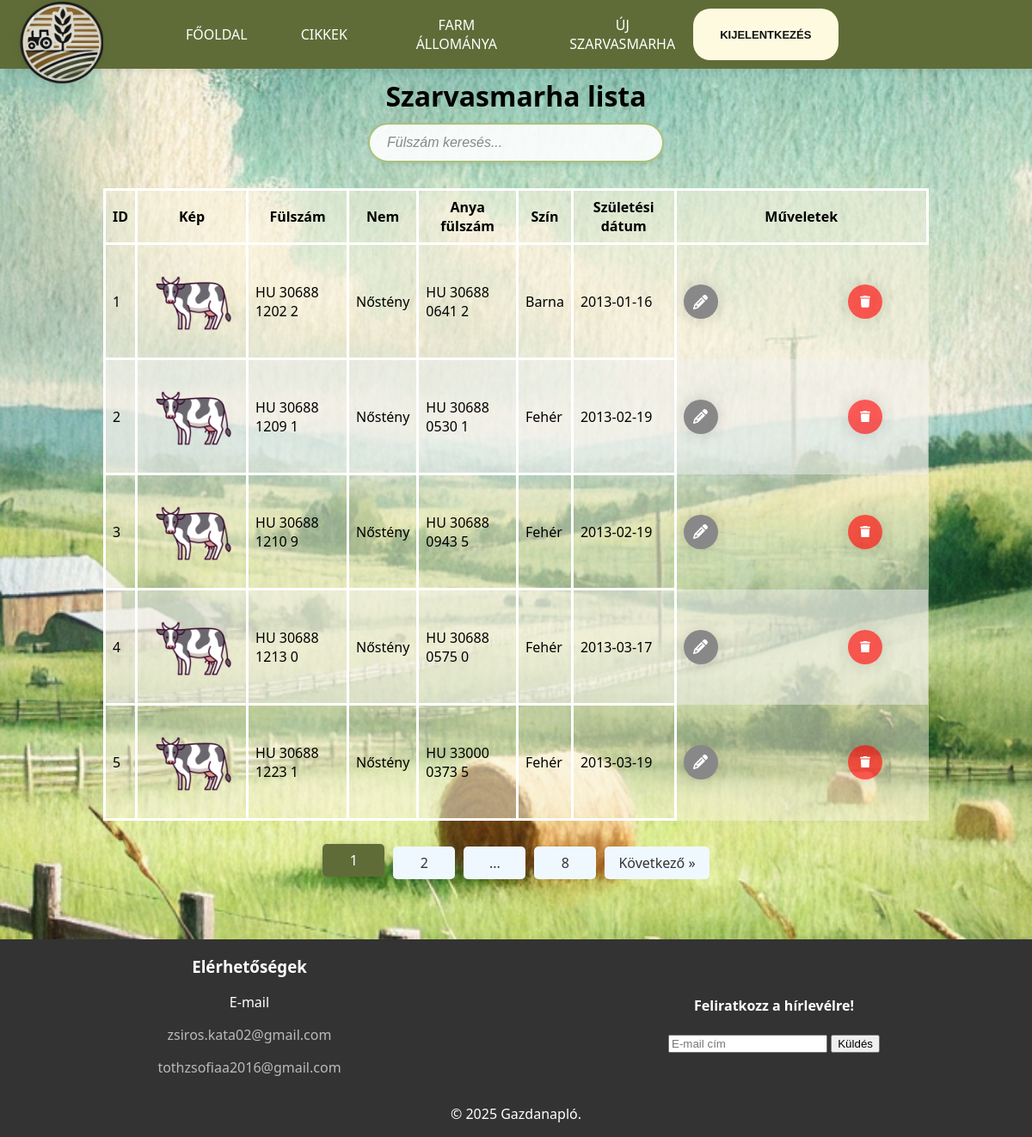
Page /admin/farm_states.php (signed in) on the committed database.
### tables this page shows
CREATE TABLE `cows` (
  `id` int(11) NOT NULL,
  `ear_tag` varchar(255) DEFAULT NULL,
  `gender` tinyint(1) DEFAULT NULL,
  `color_id` int(11) DEFAULT NULL,
  `birthdate` date DEFAULT NULL,
  `death_date` date DEFAULT NULL,
  `mother_ear_tag` varchar(255) DEFAULT NULL,
  `father_ear_tag` varchar(255) DEFAULT NULL,
  `picture` varchar(255) DEFAULT NULL
);

### admin/farm_states.php (the view, shortened to what this page needs)
<?php
require '../connect.php';
$records_per_page = 5;
$page = isset($_GET['page']) && is_numeric($_GET['page']) ? (int)$_GET['page'] : 1;
$offset = ($page - 1) * $records_per_page;
$total_records_query = "SELECT COUNT(*) AS total FROM cows";
$total_result = $dbconn->query($total_records_query);
$total_records = $total_result->fetch_assoc()['total'];
$total_pages = ceil($total_records / $records_per_page);
$sql = "SELECT
            cows.id AS cow_id,
            cows.ear_tag,
            cows.gender,
            cows.mother_ear_tag,
            colors.colors AS color,
            cows.birthdate,
            cows.picture
        FROM cows
        LEFT JOIN colors ON cows.color_id = colors.id
        ORDER BY cows.id
        LIMIT $records_per_page OFFSET $offset";
$result = $dbconn->query($sql);
?>
<!DOCTYPE html>
<html lang="hu">
 <?php
    $custom_css = ["../css/pages/farmSate.css", "../css/delete.css", "../css/table.css"];
    include '../main/head.php';
?>
<body>
    <?php include '../main/nav.php'; ?>
    <main>
        <h1>Szarvasmarha lista</h1>
        <input type="text" id="myInput" onkeyup="myFunction()" placeholder="Fülszám keresés..." title="Fülszám keresés">
        <?php
        if ($result->num_rows > 0) {
            echo "<table id='cowTable'>
                    <thead>
                        <tr>
                            <th>ID</th>
                            <th>Kép</th>
                            <th>Fülszám</th>
                            <th>Nem</th>
                            <th>Anya fülszám</th>
                            <th>Szín</th>
                            <th>Születési dátum</th>
                            <th colspan='2'>Műveletek</th>
                        </tr>
                    </thead>
                    <tbody>";
            while ($row = $result->fetch_assoc()) {
                $color = $row['color'] ?? 'N/A';
                if ($row['gender'] == 1) {
                    $gender = "Hím";
                } else {
                    $gender = "Nőstény";
                }
                $picture = !empty($row['picture']) ? htmlspecialchars($row['picture']) : '../cowPicture/nopicture.jpg';
                echo "<tr>
                        <td>" . htmlspecialchars($row['cow_id']) . "</td>
                        <td><img src='" . $picture . "' alt='Tehén Kép'></td>
                        <td>" . htmlspecialchars($row['ear_tag']) . "</td>
                        <td>" . htmlspecialchars($gender) . "</td>
                        <td>" . htmlspecialchars($row['mother_ear_tag']) . "</td>
                        <td class='color'>" . htmlspecialchars($color) . "</td>
                        <td>" . htmlspecialchars($row['birthdate']) . "</td>
                        <td class='btn-update borderRight'>
                            <a href='edit_cow.php?id=" . urlencode($row['cow_id']) . "'>
                                <button class='edit-button'>
                                    <svg class='edit-svgIcon' viewBox='0 0 512 512'>
                                        <path d='M410.3 231l11.3-11.3-33.9-33.9-62.1-62.1L291.7 89.8l-11.3 11.3-22.6 22.6L58.6 322.9c-10.4 10.4-18 23.3-22.2 37.4L1 480.7c-2.5 8.4-.2 17.5 6.1 23.7s15.3 8.5 23.7 6.1l120.3-35.4c14.1-4.2 27-11.8 37.4-22.2L387.7 253.7 410.3 231zM160 399.4l-9.1 22.7c-4 3.1-8.5 5.4-13.3 6.9L59.4 452l23-78.1c1.4-4.9 3.8-9.4 6.9-13.3l22.7-9.1v32c0 8.8 7.2 16 16 16h32zM362.7 18.7L348.3 33.2 325.7 55.8 314.3 67.1l33.9 33.9 62.1 62.1 33.9 33.9 11.3-11.3 22.6-22.6 14.5-14.5c25-25 25-65.5 0-90.5L453.3 18.7c-25-25-65.5-25-90.5 0zm-47.4 168l-144 144c-6.2 6.2-16.4 6.2-22.6 0s-6.2-16.4 0-22.6l144-144c6.2-6.2 16.4-6.2 22.6 0s6.2 16.4 0 22.6z'></path>
                                    </svg>
                                </button>
                            </a>
                        </td>
                        <td class='btn-update borderRight'>
                            <button class='deleteButton' data-delete-url='delete_cow.php?id=" . urlencode($row['cow_id']) . "'>
                                <svg viewBox='0 0 448 512' class='svgIcon'>
                                    <path d='M135.2 17.7L128 32H32C14.3 32 0 46.3 0 64S14.3 96 32 96H416c17.7 0 32-14.3 32-32s-14.3-32-32-32H320l-7.2-14.3C307.4 6.8 296.3 0 284.2 0H163.8c-12.1 0-23.2 6.8-28.6 17.7zM416 128H32L53.2 467c1.6 25.3 22.6 45 47.9 45H346.9c25.3 0 46.3-19.7 47.9-45L416 128z'></path>
                                </svg>
                            </button>
                        </td>
                    </tr>";
            }
            echo "</tbody></table>";
            echo "<div class='pagination' data-max-pages='$total_pages'>";
            for ($i = max(1, $page - 1); $i <= min($total_pages, $page + 1); $i++) {
                echo "<a href='?page=$i#cowTable'" . ($i === $page ? " class='active'" : "") . ">$i</a>";
            }
            if ($page < $total_pages - 2) {
                if ($page < $total_pages - 3) {
                    echo "<a class='dots' href='javascript:void(0)'>...</a>";
                }
                echo "<a href='?page=$total_pages#cowTable'" . ($total_pages === $page ? " class='active'" : "") . ">$total_pages</a>";
            }
            if ($page < $total_pages) {
                echo "<a href='?page=" . ($page + 1) . "#cowTable'>Következő &raquo;</a>";
            }
            echo "</div>";
        } else {
            echo "<p>Nincs adat a táblázatban.</p>";
        }
        ?>
    </main>
    <footer>
        <?php include '../main/footer.php'; ?>
    </footer>
</body>
</html>

### main/head.php (shortened to what this page needs)
<!DOCTYPE html>
<html lang="hu">
<head>
    <?php
    $current_path = $_SERVER['REQUEST_URI'];
    $base_path = (strpos($current_path, '/admin/') !== false || strpos($current_path, '/main/') !== false) ? '../' : '';
    ?>
    <link rel="stylesheet" href="<?php echo $base_path; ?>css/footer.css">
    <link rel="stylesheet" href="<?php echo $base_path; ?>css/nav.css">
    <?php
    if (!empty($custom_css)) {
        foreach ($custom_css as $css) {
            echo "<link rel='stylesheet' href='$css'>\n";
        }
    }
    ?>
    <link rel="stylesheet" href="https://cdn.jsdelivr.net/npm/sweetalert2@11.7.32/dist/sweetalert2.min.css">
</head>
<body>
</body>
</html>

### main/nav.php (shortened to what this page needs)
<nav>
    <div class="logo-container">
        <?php
            echo '<img src="/vizsgaremek/cowPicture/logo.png" alt="Logo">';
        ?>
    </div>
    <div class="nav-links">
        <div class="links">
            <?php
            if (!isset($_SESSION['logged_in']) || $_SESSION['logged_in'] === false) {
                echo '<a href="/vizsgaremek/index.php">Főoldal</a>';
                echo '<a href="/vizsgaremek/main/static.php">Statisztikák</a>';
                echo '<a href="/vizsgaremek/main/sell.php">Eladás</a>';
            } else {
                echo '<a href="main.php">Főoldal</a>';
                echo '<a href="list.php">Cikkek</a>';
                echo '<a href="farm_states.php">Farm állománya</a>';
                echo '<a href="newcow.php">Új Szarvasmarha</a>';
            }
            ?>
        </div>
        <div class="button-container" id="buttonContainer">
            <?php
            if (isset($_SESSION['logged_in']) && $_SESSION['logged_in'] === true) {
                echo '<button><a href="logout.php">Kijelentkezés</a></button>';
            } else {
                echo '<button><a href="/vizsgaremek/admin/index.php">Bejelentkezés</a>
                    <div class="arrow-wrapper">
                        <div class="arrow"></div>
                    </div>
                </button>';
            }
            ?>
        </div>
    </div>
</nav>

### main/footer.php (shortened to what this page needs)
<div class="container">
    <div class="contacts">
    <h3>Elérhetőségek</h3>
        <p>E-mail</p>
        <p><a href="mailto:zsiros.kata02@gmail.com">zsiros.kata02@gmail.com</a></p>
        <p><a href="mailto:tothzsofiaa2016@gmail.com">tothzsofiaa2016@gmail.com</a></p>
    </div>
    <div class="newsletter">
        <h4>Feliratkozz a hírlevélre!</h4>
        <form method="post" action="">
            <input type="email" name="email" placeholder="E-mail cím" required>
            <input type="submit" value="Küldés">
        </form>
    </div>
    <p class="center">&copy; 2025 Gazdanapló.</p>
</div>

### css/footer.css (style rules this page uses)
html, body { height: 100%; margin: 0; display: flex; flex-direction: column; }
main { flex: 1; }
footer { width: 100%; background-color: #333; color: white; text-align: center; }
footer h3 { place-self: center; }
footer .center { text-align: center; grid-column: 1/3; }
.container { display: grid; grid-template-columns: repeat(2, 1fr); }
.contacts a { color: #bababb; text-decoration: none; }
@media only screen and (max-width: 2000px) { footer .container { display: grid; grid-template-columns: repeat(2, 1fr); } }
@media only screen and (max-width: 2000px) { footer .contacts { padding-right: 20px; place-self: center; } }
@media only screen and (max-width: 2000px) { footer .newsletter { grid-column: 2; place-self: center; } }

### css/nav.css (style rules this page uses)
body { font-family: system-ui, -apple-system, BlinkMacSystemFont, 'Segoe UI', Roboto, Oxygen, Ubuntu, Cantarell, 'Open Sans', 'Helvetica Neue', sans-serif; background-color: #fefae0; padding-top: 80px; }
main { transition: transform 0.3s cubic-bezier(0.4, 0, 0.2, 1); transform: translateY(0); }
nav { background-color: #606c38; display: grid; grid-template-columns: 200px 1fr 200px; align-items: center; width: 100%; position: fixed; top: 0; left: 0; z-index: 1000; box-shadow: 0 2px 10px rgba(0,0,0,0.1); height: 80px; }
.logo-container { grid-column: 1; padding-left: 20px; display: flex; align-items: center; }
.logo-container img { width: 100px; margin-bottom: -20px; height: auto; filter: drop-shadow(0 2px 4px rgba(0,0,0,0.1)); }
.nav-links { grid-column: 2; display: flex; justify-content: center; align-items: center; width: 100%; }
.links { display: flex; justify-content: center; align-items: center; gap: 30px; width: 100%; }
.button-container { grid-column: 3; display: flex; justify-content: flex-end; padding-right: 20px; margin-left: auto; }
nav a { color: white; padding: 1rem; text-decoration: none; text-transform: uppercase; transition: all 0.3s cubic-bezier(0.4, 0, 0.2, 1); position: relative; cursor: pointer; }
nav a::after { content: ''; position: absolute; width: 0; height: 2px; bottom: 0; left: 50%; background-color: #FEFAE0; transition: all 0.3s cubic-bezier(0.4, 0, 0.2, 1); transform: translateX(-50%); }
nav button { margin: 10px 5px 10px 0; border: 0; }
.button-container button { --primary-color: #FEFAE0; --secondary-color: #111; --hover-color: #111; --arrow-width: 10px; --arrow-stroke: 2px; border-radius: 20px; padding: 0.5em 1.2em; background: var(--primary-color); display: flex; font-weight: bold; font-size: small; transition: all 0.3s cubic-bezier(0.4, 0, 0.2, 1); position: relative; overflow: hidden; margin-left: auto; }
.button-container button::before { content: ''; position: absolute; top: 50%; left: 50%; width: 0; height: 0; background: rgba(0, 0, 0, 0.1); border-radius: 50%; transform: translate(-50%, -50%); transition: width 0.6s ease, height 0.6s ease; }
.button-container button a { text-decoration: none; color: var(--secondary-color); position: relative; z-index: 1; }
@media (min-width: 1025px) { .nav-links { position: static; display: flex; flex-direction: row; opacity: 1; transform: none; pointer-events: all; padding: 0; background: none; box-shadow: none; height: auto; justify-content: center; width: 100%; } }
@media (min-width: 1025px) { .links { display: flex; flex-direction: row; gap: 30px; margin: 0; justify-content: center; width: 100%; } }
@media (min-width: 1025px) { .links a { padding: 0.5rem 1rem; font-size: 1rem; font-weight: 500; text-align: center; } }
@media (min-width: 1025px) { .button-container { margin-right: 0; display: flex; align-items: center; } }

### css/table.css (style rules this page uses)
table { border-collapse: collapse; background-color:rgba(250, 243, 224, 0.5); width: 100%; }
table th, table td { padding: 8px; text-align: left; border: 3px solid #fff; }
img { max-width: 125px; max-height: 110px; }
table th { text-align: center; }
table tr:nth-child(even) { background-color: #f2f2f277; }

### rows in the picture
cows: id "1", ear_tag "HU 30688 1202 2", gender "Nőstény", mother_ear_tag "HU 30688 0641 2", birthdate "2013-01-16"
cows: id "2", ear_tag "HU 30688 1209 1", gender "Nőstény", mother_ear_tag "HU 30688 0530 1", birthdate "2013-02-19"
cows: id "3", ear_tag "HU 30688 1210 9", gender "Nőstény", mother_ear_tag "HU 30688 0943 5", birthdate "2013-02-19"
cows: id "4", ear_tag "HU 30688 1213 0", gender "Nőstény", mother_ear_tag "HU 30688 0575 0", birthdate "2013-03-17"
cows: id "5", ear_tag "HU 30688 1223 1", gender "Nőstény", mother_ear_tag "HU 33000 0373 5", birthdate "2013-03-19"

### other values in the picture
$total_pages "8"
